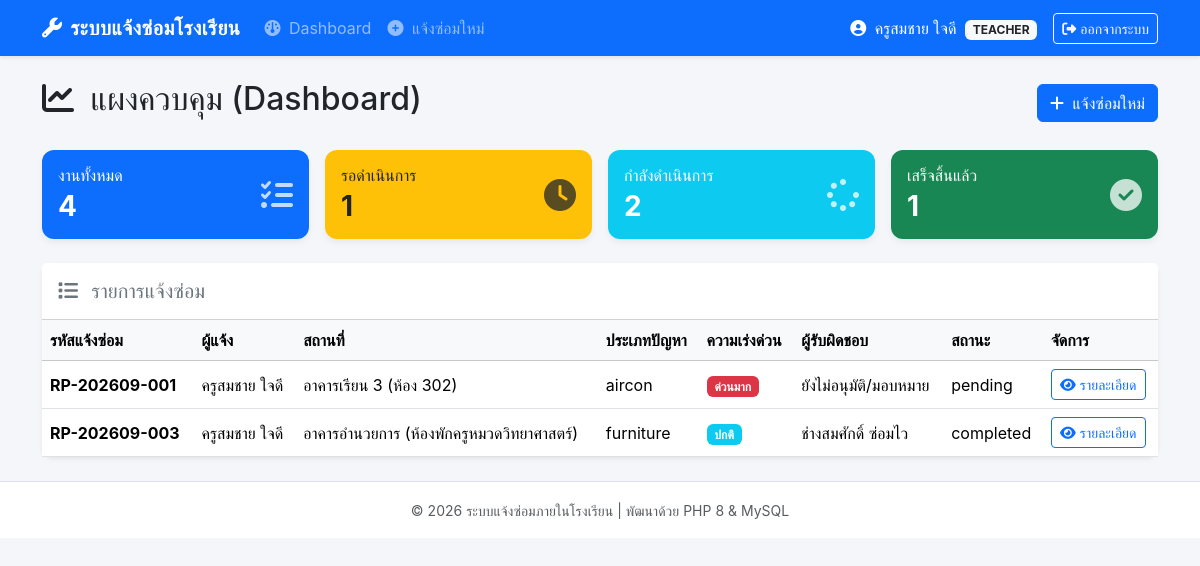
Page /index.php (signed in) on the committed database.
### tables this page shows
CREATE TABLE IF NOT EXISTS `repair_requests` (
  `id` INT AUTO_INCREMENT PRIMARY KEY,
  `request_no` VARCHAR(30) NOT NULL UNIQUE,
  `user_id` INT NOT NULL,
  `building` VARCHAR(100) NOT NULL,
  `room` VARCHAR(50) NOT NULL,
  `problem_type` ENUM('electrical', 'furniture', 'computer', 'aircon', 'other') NOT NULL,
  `description` TEXT NOT NULL,
  `urgency` ENUM('low', 'medium', 'high') DEFAULT 'medium',
  `status` ENUM('pending', 'accepted', 'in_progress', 'completed') DEFAULT 'pending',
  `assigned_to` INT DEFAULT NULL,
  `due_date` DATE DEFAULT NULL,
  `completion_date` DATE DEFAULT NULL,
  `cost` DECIMAL(10,2) DEFAULT NULL,
  `result` TEXT DEFAULT NULL,
  `created_at` TIMESTAMP DEFAULT CURRENT_TIMESTAMP,
  FOREIGN KEY (`user_id`) REFERENCES `users`(`id`) ON DELETE CASCADE,
  FOREIGN KEY (`assigned_to`) REFERENCES `users`(`id`) ON DELETE SET NULL
);

CREATE TABLE IF NOT EXISTS `users` (
  `id` INT AUTO_INCREMENT PRIMARY KEY,
  `username` VARCHAR(50) NOT NULL UNIQUE,
  `password` VARCHAR(255) NOT NULL,
  `fullname` VARCHAR(100) NOT NULL,
  `role` ENUM('admin', 'teacher', 'technician') NOT NULL DEFAULT 'teacher',
  `email` VARCHAR(100) DEFAULT NULL,
  `created_at` TIMESTAMP DEFAULT CURRENT_TIMESTAMP
);

### config/auth.php (called while the page is built, shortened)
<?php
function currentUser(): ?array {
    if (isset($_SESSION['user_id'])) {
        return [
            'id'       => $_SESSION['user_id'],
            'username' => $_SESSION['username'],
            'fullname' => $_SESSION['fullname'],
            'role'     => $_SESSION['role'],
            'email'    => $_SESSION['email'] ?? ''
        ];
    }
    return null;
}
?>

### index.php (the view, shortened to what this page needs)
<?php
require_once 'includes/header.php';
$user = currentUser();
try {
    $pdo = Database::getInstance();
    $whereClause = "";
    $params = [];
    if ($user['role'] === 'teacher') {
        $whereClause = " WHERE r.user_id = :uid";
        $params['uid'] = $user['id'];
    } elseif ($user['role'] === 'technician') {
        $whereClause = " WHERE r.assigned_to = :aid OR r.status = 'pending'";
        $params['aid'] = $user['id'];
    }
    $stats = [
        'total'       => $pdo->query("SELECT COUNT(*) FROM repair_requests")->fetchColumn(),
        'pending'     => $pdo->query("SELECT COUNT(*) FROM repair_requests WHERE status = 'pending'")->fetchColumn(),
        'in_progress' => $pdo->query("SELECT COUNT(*) FROM repair_requests WHERE status IN ('accepted', 'in_progress')")->fetchColumn(),
        'completed'   => $pdo->query("SELECT COUNT(*) FROM repair_requests WHERE status = 'completed'")->fetchColumn(),
    ];
    $stmt = $pdo->prepare("
        SELECT r.*, u.fullname AS reporter_name, t.fullname AS tech_name
        FROM repair_requests r
        JOIN users u ON r.user_id = u.id
        LEFT JOIN users t ON r.assigned_to = t.id
        $whereClause
        ORDER BY r.created_at DESC
    ");
    $stmt->execute($params);
    $requests = $stmt->fetchAll();
} catch (Exception $e) {
    echo "<div class='alert alert-danger'>" . htmlspecialchars($e->getMessage()) . "</div>";
    $stats = ['total' => 0, 'pending' => 0, 'in_progress' => 0, 'completed' => 0];
    $requests = [];
}
?>
<div class="d-flex justify-content-between align-items-center mb-4">
    <h2><i class="fa-solid fa-chart-line me-2"></i> แผงควบคุม (Dashboard)</h2>
    <?php if ($user['role'] === 'teacher' || $user['role'] === 'admin'): ?>
        <a href="create_request.php" class="btn btn-primary"><i class="fa-solid fa-plus me-1"></i> แจ้งซ่อมใหม่</a>
    <?php endif; ?>
</div>
<div class="row g-3 mb-4">
    <div class="col-md-3">
        <div class="card stat-card bg-primary text-white p-3">
            <div class="d-flex justify-content-between align-items-center">
                <div>
                    <h6 class="mb-1">งานทั้งหมด</h6>
                    <h3 class="mb-0 fw-bold"><?= $stats['total'] ?></h3>
                </div>
                <i class="fa-solid fa-list-check fa-2x opacity-75"></i>
            </div>
        </div>
    </div>
    <div class="col-md-3">
        <div class="card stat-card bg-warning text-dark p-3">
            <div class="d-flex justify-content-between align-items-center">
                <div>
                    <h6 class="mb-1">รอดำเนินการ</h6>
                    <h3 class="mb-0 fw-bold"><?= $stats['pending'] ?></h3>
                </div>
                <i class="fa-solid fa-clock fa-2x opacity-75"></i>
            </div>
        </div>
    </div>
    <div class="col-md-3">
        <div class="card stat-card bg-info text-white p-3">
            <div class="d-flex justify-content-between align-items-center">
                <div>
                    <h6 class="mb-1">กำลังดำเนินการ</h6>
                    <h3 class="mb-0 fw-bold"><?= $stats['in_progress'] ?></h3>
                </div>
                <i class="fa-solid fa-spinner fa-2x opacity-75"></i>
            </div>
        </div>
    </div>
    <div class="col-md-3">
        <div class="card stat-card bg-success text-white p-3">
            <div class="d-flex justify-content-between align-items-center">
                <div>
                    <h6 class="mb-1">เสร็จสิ้นแล้ว</h6>
                    <h3 class="mb-0 fw-bold"><?= $stats['completed'] ?></h3>
                </div>
                <i class="fa-solid fa-circle-check fa-2x opacity-75"></i>
            </div>
        </div>
    </div>
</div>
<div class="card shadow-sm">
    <div class="card-header bg-white py-3">
        <h5 class="mb-0 text-secondary"><i class="fa-solid fa-list me-2"></i> รายการแจ้งซ่อม</h5>
    </div>
    <div class="card-body p-0">
        <div class="table-responsive">
            <table class="table table-hover align-middle mb-0">
                <thead class="table-light">
                    <tr>
                        <th>รหัสแจ้งซ่อม</th>
                        <th>ผู้แจ้ง</th>
                        <th>สถานที่</th>
                        <th>ประเภทปัญหา</th>
                        <th>ความเร่งด่วน</th>
                        <th>ผู้รับผิดชอบ</th>
                        <th>สถานะ</th>
                        <th>จัดการ</th>
                    </tr>
                </thead>
                <tbody>
                    <?php if (count($requests) > 0): ?>
                        <?php foreach ($requests as $req): ?>
                            <tr>
                                <td><strong><?= htmlspecialchars($req['request_no']) ?></strong></td>
                                <td><?= htmlspecialchars($req['reporter_name']) ?></td>
                                <td><?= htmlspecialchars($req['building'] . ' (' . $req['room'] . ')') ?></td>
                                <td>
                                    <?php
                                    $problemTypeBadges = [
                                        'electrical' => '<span class="badge bg-warning text-dark"><i class="fa-solid fa-bolt me-1"></i>ระบบไฟฟ้า</span>',
                                        'furniture'  => '<span class="badge bg-secondary"><i class="fa-solid fa-chair me-1"></i>ครุภัณฑ์</span>',
                                        'computer'   => '<span class="badge bg-info text-dark"><i class="fa-solid fa-desktop me-1"></i>คอมพิวเตอร์</span>',
                                        'aircon'     => '<span class="badge bg-primary"><i class="fa-solid fa-snowflake me-1"></i>เครื่องปรับอากาศ</span>',
                                        'other'      => '<span class="badge bg-dark"><i class="fa-solid fa-screwdriver-wrench me-1"></i>อื่นๆ</span>'
                                    ];
                                    echo $problemTypeBadges[$req['problem_type']] ?? htmlspecialchars($req['problem_type']);
                                    ?>
                                </td>
                                <td>
                                    <?php if ($req['urgency'] === 'high'): ?>
                                        <span class="badge bg-danger">ด่วนมาก</span>
                                    <?php elseif ($req['urgency'] === 'medium'): ?>
                                        <span class="badge bg-warning text-dark">ปานกลาง</span>
                                    <?php else: ?>
                                        <span class="badge bg-info">ปกติ</span>
                                    <?php endif; ?>
                                </td>
                                <td><?= htmlspecialchars($req['tech_name'] ?? 'ยังไม่อนุมัติ/มอบหมาย') ?></td>
                                <td>
                                    <?php
                                    $statusBadges = [
                                        'pending'     => '<span class="badge bg-warning text-dark">รอรับเรื่อง</span>',
                                        'accepted'    => '<span class="badge bg-info">รับเรื่องแล้ว</span>',
                                        'in_progress' => '<span class="badge bg-primary">กำลังดำเนินการ</span>',
                                        'completed'   => '<span class="badge bg-success">เสร็จสมบูรณ์</span>'
                                    ];
                                    echo $statusBadges[$req['status']] ?? $req['status'];
                                    ?>
                                </td>
                                <td>
                                    <a href="view_request.php?id=<?= $req['id'] ?>" class="btn btn-outline-primary btn-sm">
                                        <i class="fa-solid fa-eye"></i> รายละเอียด
                                    </a>
                                </td>
                            </tr>
                        <?php endforeach; ?>
                    <?php else: ?>
                        <tr>
                            <td colspan="8" class="text-center py-4 text-muted">ยังไม่มีข้อมูลการแจ้งซ่อม</td>
                        </tr>
                    <?php endif; ?>
                </tbody>
            </table>
        </div>
    </div>
</div>
<?php require_once 'includes/footer.php'; ?>

### assets/css/style.css (style rules this page uses)
body { background-color: #f4f6f9; font-family: 'Sarabun', -apple-system, BlinkMacSystemFont, "Segoe UI", Roboto, sans-serif; }
.card { border: none; border-radius: 12px; box-shadow: 0 4px 6px rgba(0, 0, 0, 0.05); }
.stat-card { transition: transform 0.2s ease-in-out; }

### rows in the picture
repair_requests: id "1", user "2", request_no "RP-202609-001", user.fullname "ครูสมชาย ใจดี", building+room "อาคารเรียน 3 (ห้อง 302)", problem_type "aircon", urgency "ด่วนมาก", tech_name "ยังไม่อนุมัติ/มอบหมาย", status "pending"
repair_requests: request_no "RP-202609-003", user.fullname "ครูสมชาย ใจดี", building+room "อาคารอำนวยการ (ห้องพักครูหมวดวิทยาศาสตร์)", problem_type "furniture", urgency "ปกติ", assigned_to.fullname "ช่างสมศักดิ์ ซ่อมไว", status "completed"

### other values in the picture
$user['fullname'] "ครูสมชาย ใจดี"
$user['role'] "TEACHER"
$stats['total'] "4"
